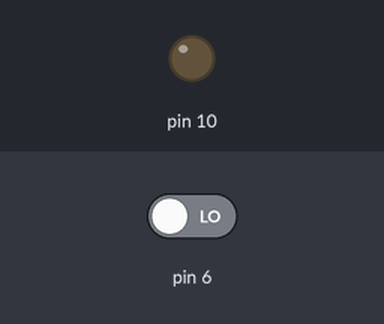
Bench run of a sketch on a simulated Arduino Uno, built with avr-gcc and run on an emulated ATmega328P. Shown: output pins drawn as LEDs (lit = HIGH). Inputs (shaded band) come from the test bench; at power-on: pin 6 LOW. What the sketch prints to the serial monitor is not drawn.

Above: at 1.2 s.
1.3 s: pin 6 driven HIGH
At 2.3 s:
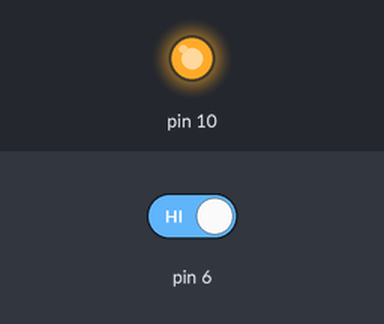
2.8 s: pin 6 driven LOW
At 3.4 s:
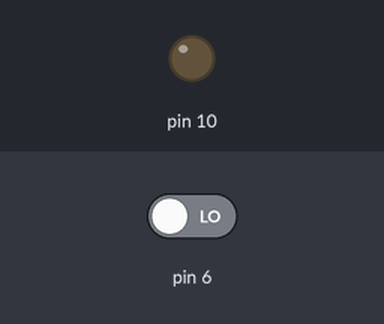
Timing chart, 0 to 5.8 s (numbered marks = the images above; inputs shaded):
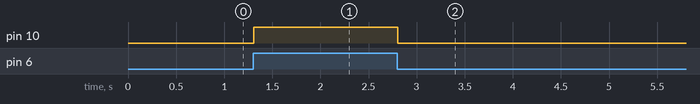

Measured:
- after the input at 1.3 s, pin 10: LOW → HIGH at once
- after the input at 2.8 s, pin 10: HIGH → LOW at once

The sketch:

lab-29-03-2023.ino
```cpp
// c++ code
//
int S = 0;

void setup()
{
  pinMode(6, INPUT);
  Serial.begin(9600);
  pinMode(10, OUTPUT);
}

void loop()
{
  S = digitalRead(6);
  Serial.println(S);
  if (S == 1) {
    digitalWrite(10, HIGH);
  } else {
    digitalWrite(10, LOW);
  }
  delay(00); // Delay a little bit to improve simulation performance
}
```
